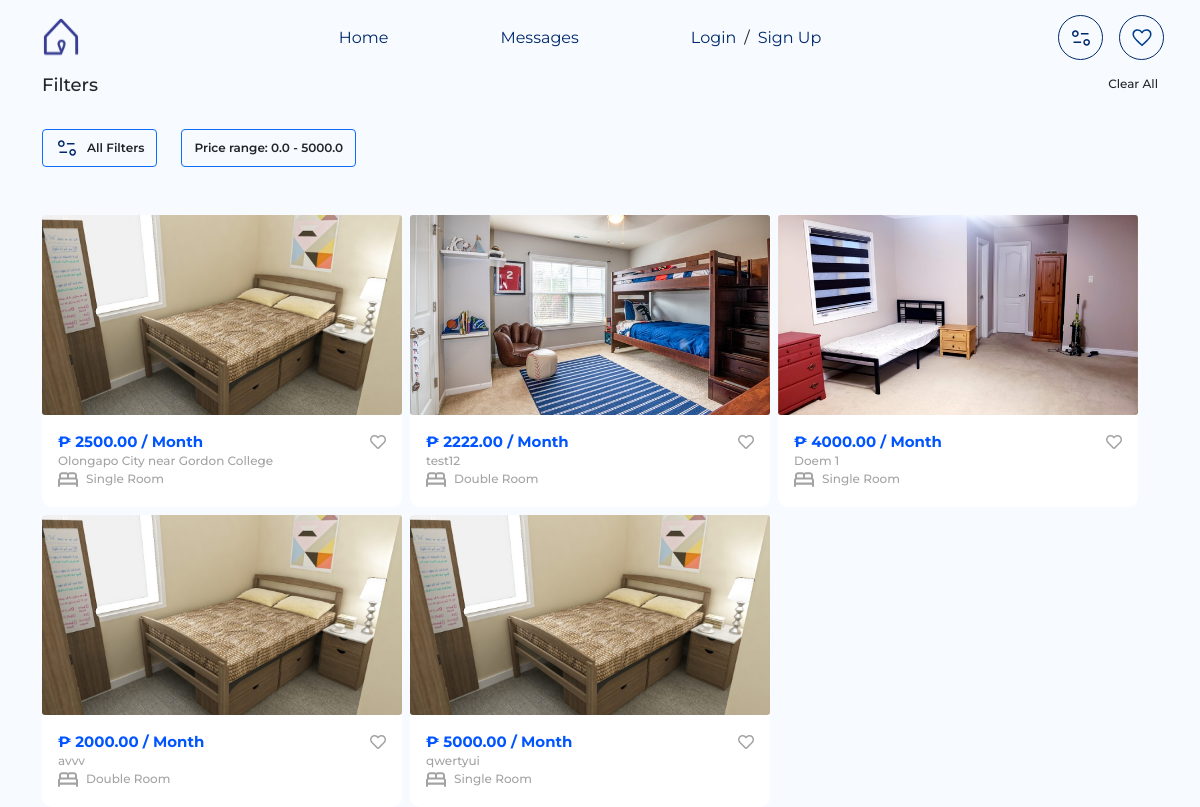
/dorms/, run on an earlier commit of the app's database.
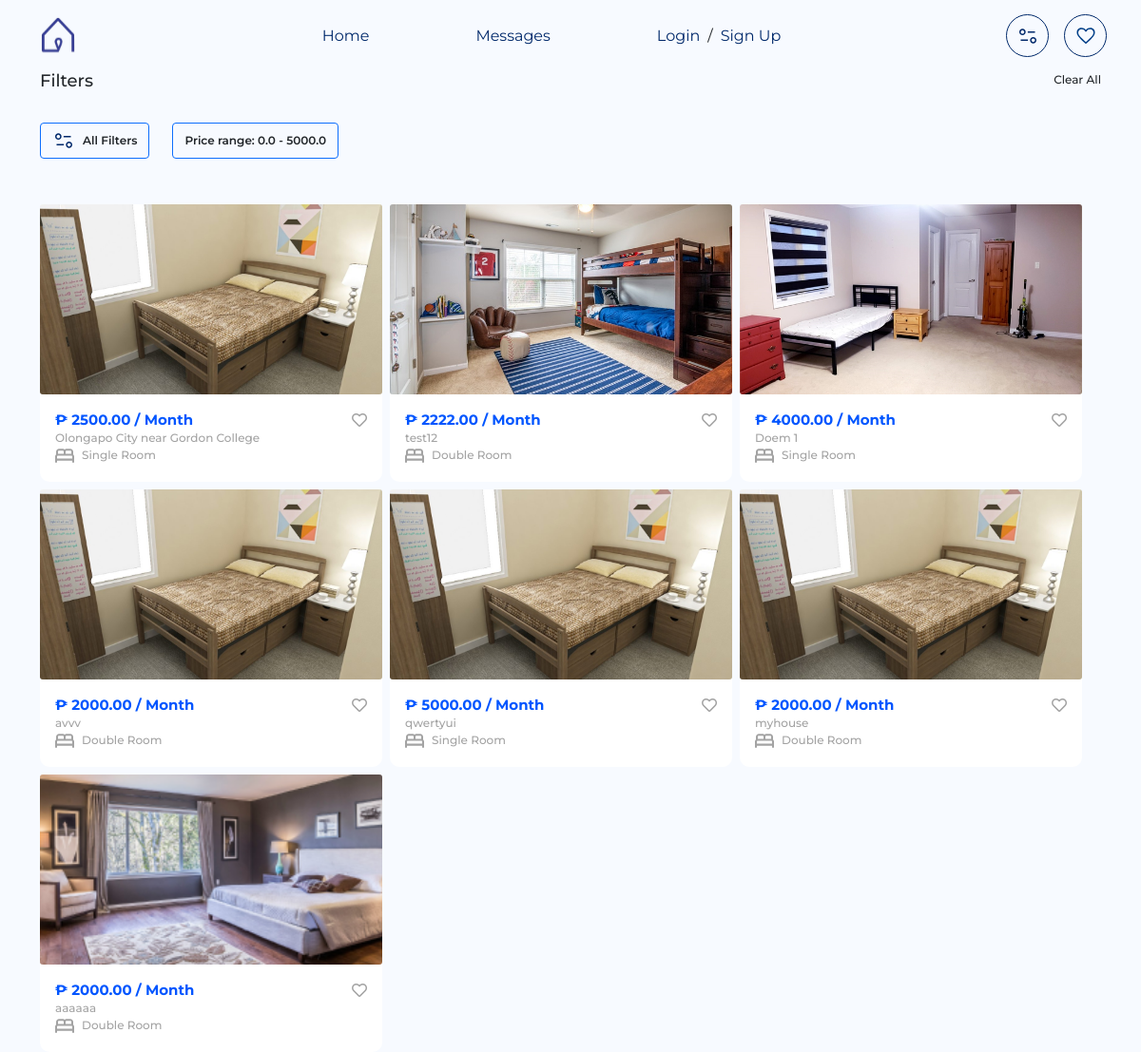
And on a later commit of the database.
### base/models.py (models this page shows, shortened)
class Dorm(models.Model):
    dromTypes=(
                ('Single Room','Single Room'),
                ('Double Room','Double Room'),
                ('Deluxe Room','Deluxe Room'),
                ('Apartment Style','Apartment Style')
                )
    placeTypes = (
        ('Single Room', 'Guests will have their own private space within a larger accommodation'),
        ('Shared Room', 'Guests will have their own private space within a larger accommodation'),
        ('Entire Place', 'Guests will have the whole place to themselves, offering privacy and freedom'),
    )
    name = models.CharField(max_length=255)
    type_of_dorm = models.CharField(max_length=255, choices=dromTypes)
    place_type = models.CharField(max_length=50, choices=placeTypes, help_text="What type of place will guests have?" ,null=True)
    area = models.DecimalField(max_digits=10, decimal_places=2, help_text="Area in square feet",null=True)
    bathroom = models.CharField(max_length=10, default=0)
    guest = models.CharField(max_length=10, default=0)
    bed = models.CharField(max_length=10, default=0)
    bedroom = models.CharField(max_length=10, default=0)
    study_area = models.CharField(max_length=10, default=0)
    description=models.TextField(null=True)
    availability_status = models.BooleanField(default=False)
    reviews_count = models.PositiveIntegerField(default=0)
    reviews_avg_rating = models.DecimalField(max_digits=3, decimal_places=2, default=0.0)
    amenities = models.ManyToManyField(Amenity, blank=True, related_name='dorms')
    accessibility_features = models.ManyToManyField(AccessibilityFeature, blank=True, related_name='dorms')
    owner = models.ForeignKey(User, on_delete=models.CASCADE, related_name='owned_dorms')
    published = models.BooleanField(default=False)  # Field to mark if the dorm is published

class DormImage(models.Model):
    dorm = models.ForeignKey(Dorm, related_name="images", on_delete=models.CASCADE)
    image = models.ImageField(upload_to='dorm_images/')

class RentalCost(models.Model):
    dorm = models.OneToOneField(Dorm, on_delete=models.CASCADE)
    rent = models.DecimalField(max_digits=10, decimal_places=2)
    deposit = models.DecimalField(max_digits=10, decimal_places=2,null=True)
    utilities = models.DecimalField(max_digits=10, decimal_places=2,null=True)

### base/views.py (the view)
# urls.py: path('dorms/',dorm_filter_view,name='dorm_filter_view'),
def dorm_filter_view(request):
    max_priceD = RentalCost.objects.aggregate(Max('rent'))['rent__max']
    min_price = request.GET.get('min_price', '0')  # Set a default minimum price of 0
    max_price = request.GET.get('max_price', max_priceD)  # Set a reasonable default max price
    bath_count = request.GET.get('bath_count', None)
    dorm_types = request.GET.getlist('dorm_types', [])
    amenities = request.GET.getlist('amenities', [])
    accessibility_features = request.GET.getlist('accessibility_feature', [])
    amenitiess = Amenity.objects.all()
    try:
        min_price = float(min_price)
    except (TypeError, ValueError):
        min_price = 0  # Default fallback
    try:
        max_price = float(max_price)
    except (TypeError, ValueError):
        max_price = 10000  # Default fallback
    dorms = Dorm.objects.all()
    dorms = dorms.filter(rentalcost__rent__gte=min_price, rentalcost__rent__lte=max_price)
    if bath_count:
        dorms = dorms.filter(bathroom=int(bath_count))
    if dorm_types:
        dorms = dorms.filter(type_of_dorm__in=dorm_types)
    if amenities:
        dorms = dorms.filter(amenities__id__in=amenities)
    if accessibility_features:
        dorms = dorms.filter(accessibility_features__id__in=accessibility_features)
    amenity_list = Amenity.objects.all()
    accessibility_feature_list = AccessibilityFeature.objects.all()
    user_favorites = request.user.favoritedorm_set.all() if request.user.is_authenticated else []
    user_favorites_ids = user_favorites.values_list('dorm', flat=True) if request.user.is_authenticated else []
    return render(request, 'dorms.html', {
        'dorms': dorms,
        'amenities': amenity_list,
        'amenitiesF': amenities,
        'accessibility_features': accessibility_feature_list,
        'accessibility_featuresF': accessibility_features,
        'min_price': min_price,
        'max_price': max_price,
        'bath_count': bath_count,
        'dorm_types': dorm_types,
        'amenitiess': amenitiess,
        'user_favorites': user_favorites,
        'user_favorites_ids': user_favorites_ids,
    })

### base/templates/dorms.html (shortened to what this page needs)
{% extends "base.html" %}
{% load static %}
{% block content %}
<div class="container main-wrapper">
    <section class="recommendations">
        <div class='d-flex justify-content-between align-content-center'>
            <h2 class="fs18 fw500">Filters</h2>
            <a href='{% url "dorm_filter_view" %}' class='fs12 fw500'>Clear All</a>
        </div>
        <div class='d-flex gap-4 pt-4 pb-5'>
            <a href='{% url "dorm_filter" %}' class='btn text-dark fw600 fs12 btn-outline-primary d-flex align-items-center gap-2'>
                <img src="{% static 'assets/media/Logo/page_info.svg' %}" alt="">
                All Filters
            </a>
            <div class='btn text-dark fw600 fs12 btn-outline-primary d-flex align-items-center gap-2'>
                Price range: {{ min_price }} - {{ max_price }}
            </div>
        </div>
        <div class="Dromcards d-flex justify-content-xl-start justify-content-center gap-2 flex-wrap">
            {% if dorms %}
            {% for dorm in dorms %}
            <div class="card border-0 col-xl-4 wm100">
                <a href="{% url "dorm_detail" dorm.id %}">
                <div class="card-img w-100">
                    {% if dorm.images.all %}
                        <img class="w-100" src="{{ dorm.images.first.image.url }}" alt="">
                    {% else %}
                        <img class="w-100" src="{% static 'assets/media/default-dorm-image.png' %}" alt="Dorm Image">
                    {% endif %}
                </div>
                <div class="card-body">
                    <div class="d-flex justify-content-between">
                        <div class="roomPrice fs15 fw-bold font-color-0055FF">
                            ₱ {{ dorm.rentalcost.rent }} / Month
                        </div>
                        <div>
                            {% if request.user.is_authenticated %}
                                {% if dorm.id in user_favorites_ids %}
                                    <a href="{% url 'remove_from_favorites' dorm.id %}">
                                        <i class="fas fa-heart text-danger"></i>
                                    </a>
                                {% else %}
                                    <a href="{% url 'add_to_favorites' dorm.id %}">
                                        <i class="far fa-heart font-color-gray-light"></i>
                                    </a>
                                {% endif %}
                            {% else %}
                                <i class="far fa-heart font-color-gray-light"></i>
                            {% endif %}
                        </div>
                    </div>
                    <p class="fs12 fw500 font-color-gray-light p-0 m-0">{{ dorm.name }}</p>
                    <div class="d-flex gap-2 align-items-center">
                        <div class="bed-icon">
                            <img src="{% static 'assets/media/Logo/bed.svg' %}" alt="">
                        </div>
                        <div class="fs12 fw500 font-color-gray-light">
                            {{ dorm.type_of_dorm }}
                        </div>
                    </div>
                </div>
            </a>
            </div>
    {% endfor %}
            {% else %}
            No results
            {% endif %}
        </div>
    </section>
</div>
{% endblock content %}

What changed in the data, as far as the page shows it:
added Dorm: images.first.image (picture), rentalcost.rent "2000.00", name "myhouse", type_of_dorm "Double Room"
added Dorm: images.first.image (picture), rentalcost.rent "2000.00", name "aaaaaa", type_of_dorm "Double Room"
